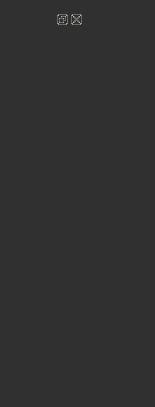
<?xml version="1.0" encoding="UTF-8"?>
<ui version="4.0">
 <class>Form</class>
 <widget class="QWidget" name="Form">
  <property name="geometry">
   <rect>
    <x>0</x>
    <y>0</y>
    <width>155</width>
    <height>407</height>
   </rect>
  </property>
  <property name="windowTitle">
   <string>Form</string>
  </property>
  <property name="styleSheet">
   <string notr="true">background-color: rgb(48, 48, 48);
gridline-color: rgb(195, 195, 195);
color: rgb(255, 255, 255);
</string>
  </property>
  <widget class="QDockWidget" name="dockWidget">
   <property name="geometry">
    <rect>
     <x>0</x>
     <y>10</y>
     <width>84</width>
     <height>371</height>
    </rect>
   </property>
   <widget class="QWidget" name="dockWidgetContents"/>
  </widget>
 </widget>
 <resources/>
 <connections/>
</ui>
